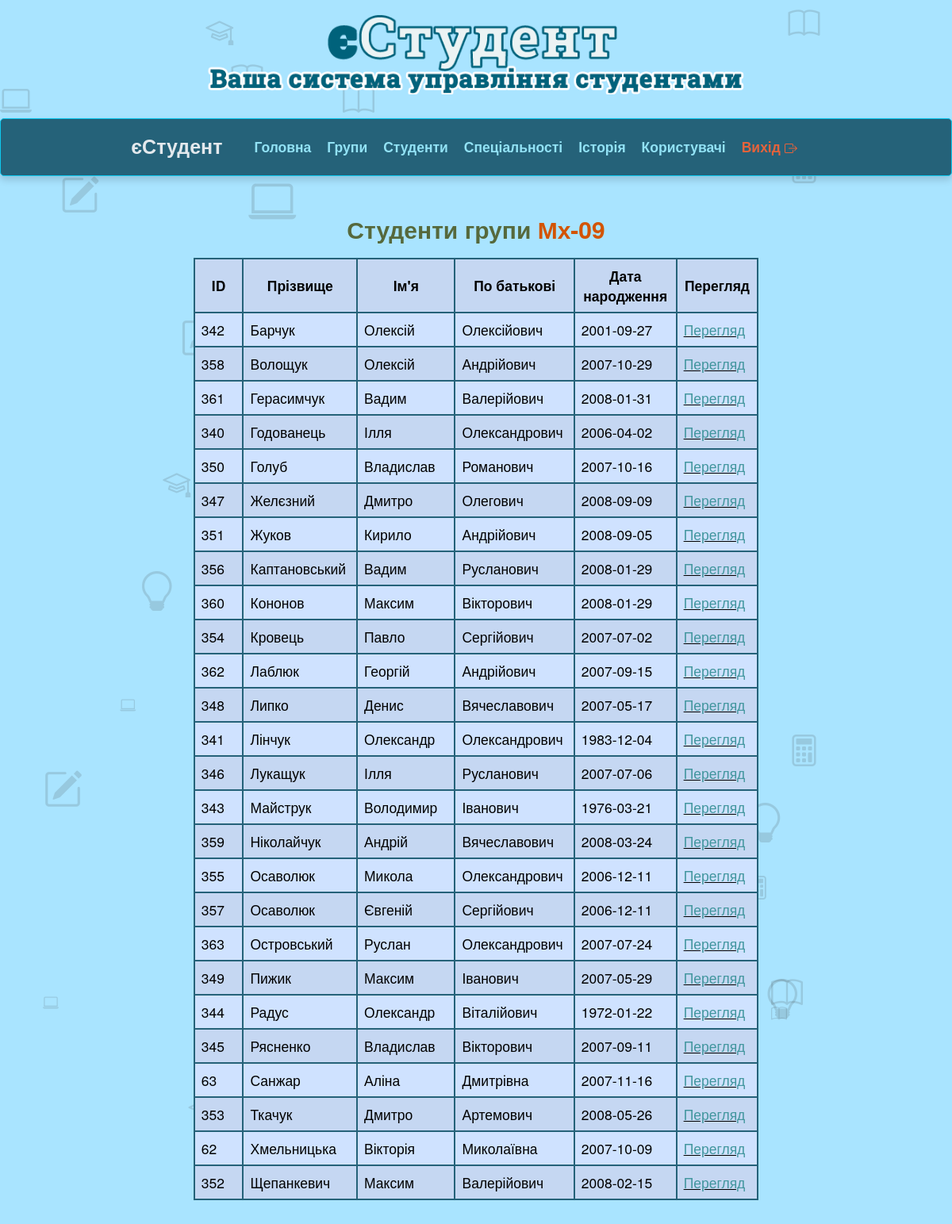
/admin/view_group.php?g_im=Мх-09 (signed in), run on the app's committed database.
### tables this page shows
CREATE TABLE `student` (
  `s_id` int(5) NOT NULL,
  `s_pr` varchar(30) NOT NULL,
  `s_im` varchar(20) NOT NULL,
  `s_bat` varchar(20) NOT NULL,
  `s_stat` varchar(7) NOT NULL,
  `s_galuz` varchar(50) NOT NULL,
  `s_spec` varchar(60) NOT NULL,
  `s_specz` varchar(90) NOT NULL,
  `s_group` varchar(8) NOT NULL,
  `s_form_navch` varchar(10) NOT NULL,
  `s_vip` varchar(4) NOT NULL DEFAULT 'Ні',
  `s_cours` int(1) NOT NULL,
  `s_contract` varchar(3) NOT NULL,
  `s_dnar` date NOT NULL,
  `s_vik` varchar(2) NOT NULL,
  `s_adresa` varchar(80) NOT NULL,
  `s_tels` varchar(16) NOT NULL,
  `s_telb` varchar(16) NOT NULL,
  `s_telm` varchar(16) NOT NULL,
  `s_osvita_type` varchar(40) NOT NULL,
  `s_rik_zaver` int(4) NOT NULL,
  `s_region_type` varchar(20) NOT NULL,
  `s_region` varchar(20) NOT NULL,
  `s_sirota` varchar(3) DEFAULT 'Ні',
  `s_peresel` varchar(3) DEFAULT 'Ні',
  `s_chernob` varchar(3) DEFAULT 'Ні',
  `s_inval` varchar(3) NOT NULL DEFAULT 'Ні',
  `s_malozab` varchar(3) NOT NULL DEFAULT 'Ні',
  `s_ato` varchar(3) NOT NULL DEFAULT 'Ні',
  `s_war_act` varchar(3) NOT NULL DEFAULT 'Ні',
  `s_ditzag` varchar(3) NOT NULL DEFAULT 'Ні',
  `s_rada` varchar(3) NOT NULL DEFAULT 'Ні',
  `s_shahter` varchar(3) NOT NULL DEFAULT 'Ні',
  `image` varchar(255) NOT NULL
);

### admin/view_group.php (the view, shortened to what this page needs)
<?php
$group = mysqli_real_escape_string($linc, $_GET['g_im']);
$sql = "SELECT * FROM student WHERE s_group='$group' GROUP BY s_id ORDER BY s_pr ASC";
$result = mysqli_query($linc, $sql);
?>
<!DOCTYPE html>
<html lang="en">
    <head>
         <link href="https://cdn.jsdelivr.net/npm/bootstrap@5.3.6/dist/css/bootstrap.min.css" rel="stylesheet">
        <link rel="stylesheet" href="../assets/css/bootstrap.css" rel="stylesheet">
		<link rel="stylesheet" href="../css/my_style.css" rel="stylesheet">
    </head>
    <body>
        <div id="body-bg">
            <div id="header">
                <div class="container">
                    <div class="row">
                        <div class="logo">
                            <a href="index.html" title="">
                              <img style="width: 100%;" src="../assets/img/logo.png" alt="Logo" />
                            </a>
                        </div>
                    </div>
                </div>
            </div>
            <?php include ("../include/adm_menu.php");?>
            <?php include ("../include/background_icon.php");?>
            <div class="container bottom-border">
                <div class="row padding-top-40">
                    <div class="col-md-12">
                        <h2 class="text-center" style="color:#56693c;">
                            <strong>Студенти групи <span style="color:#D35400;"><?php echo htmlspecialchars($group); ?></span></strong>
                        </h2>
                        <?php
                        if (mysqli_num_rows($result) > 0) {
                            echo '<div class="col-md-12" style="margin-top:10px;">';
                            echo '<table class="table table-primary rounded-1 table-striped d-flex table-responsive-md fs-3 fs-sm-1 justify-content-center">';
                            echo '
                                    <tr>
                                        <th class="col-md-1 text-center align-middle" style="white-space: nowrap;">ID</th>
                                        <th class="col-md-2 text-center align-middle">Прізвище</th>
                                        <th class="col-md-2 text-center align-middle">Ім\'я</th>
                                        <th class="col-md-2 text-center align-middle">По батькові</th>
                                        <th class="col-md-2 text-center align-middle">Дата народження</th>
										<th class="col-md-1 text-center align-middle">Перегляд</th>
                                    </tr>
								  ';
                            while ($row = mysqli_fetch_assoc($result)) {
                                echo '<tr>
                                        <td>' . htmlspecialchars($row['s_id']) . '</td>
                                        <td>' . htmlspecialchars($row['s_pr']) . '</td>
                                        <td>' . htmlspecialchars($row['s_im']) . '</td>
                                        <td>' . htmlspecialchars($row['s_bat']) . '</td>
                                        <td>' . htmlspecialchars($row['s_dnar']) . '</td>
										<td class="text-decoration-underline"> <a href="view_student.php?id_st=' . $row["s_id"] .  '">Перегляд</a> </td>
                                      </tr>';
                            }
                            echo '	</table></div>';
                        } else {
                            echo '<p class="text-center"><strong>Студентів у цій групі не знайдено.</strong></p>';
                        }
                        ?>
                    </div>
                </div>
            </div>
        </div>
    </body>
</html>

### css/my_style.css (style rules this page uses)
.container { max-width: 1080px; padding: 10px; width: 100%; }
body { background-color: #3ac1ff6f; }
.logo { margin-bottom: 20px; }
tr,td,th { border-width: 2px; border-color: #256279; align-items:center; justify-items: center; table-layout: auto; }

### include/background_icon.php (style rules this page uses)
body { overflow-x: hidden; position: relative; }

### data on the page
student: s_id "342", s_pr "Барчук", s_im "Олексій", s_bat "Олексійович", s_dnar "2001-09-27"
student: s_id "358", s_pr "Волощук", s_im "Олексій", s_bat "Андрійович", s_dnar "2007-10-29"
student: s_id "361", s_pr "Герасимчук", s_im "Вадим", s_bat "Валерійович", s_dnar "2008-01-31"
student: s_id "340", s_pr "Годованець", s_im "Ілля", s_bat "Олександрович", s_dnar "2006-04-02"
student: s_id "350", s_pr "Голуб", s_im "Владислав", s_bat "Романович", s_dnar "2007-10-16"
student: s_id "347", s_pr "Желєзний", s_im "Дмитро", s_bat "Олегович", s_dnar "2008-09-09"
student: s_id "351", s_pr "Жуков", s_im "Кирило", s_bat "Андрійович", s_dnar "2008-09-05"
student: s_id "356", s_pr "Каптановський", s_im "Вадим", s_bat "Русланович", s_dnar "2008-01-29"
student: s_id "360", s_pr "Кононов", s_im "Максим", s_bat "Вікторович", s_dnar "2008-01-29"
student: s_id "354", s_pr "Кровець", s_im "Павло", s_bat "Сергійович", s_dnar "2007-07-02"
student: s_id "362", s_pr "Лаблюк", s_im "Георгій", s_bat "Андрійович", s_dnar "2007-09-15"
student: s_id "348", s_pr "Липко", s_im "Денис", s_bat "Вячеславович", s_dnar "2007-05-17"
student: s_id "341", s_pr "Лінчук", s_im "Олександр", s_bat "Олександрович", s_dnar "1983-12-04"
student: s_id "346", s_pr "Лукащук", s_im "Ілля", s_bat "Русланович", s_dnar "2007-07-06"
student: s_id "343", s_pr "Майструк", s_im "Володимир", s_bat "Іванович", s_dnar "1976-03-21"
student: s_id "359", s_pr "Ніколайчук", s_im "Андрій", s_bat "Вячеславович", s_dnar "2008-03-24"
student: s_id "355", s_pr "Осаволюк", s_im "Микола", s_bat "Олександрович", s_dnar "2006-12-11"
student: s_id "357", s_pr "Осаволюк", s_im "Євгеній", s_bat "Сергійович", s_dnar "2006-12-11"
student: s_id "363", s_pr "Островський", s_im "Руслан", s_bat "Олександрович", s_dnar "2007-07-24"
student: s_id "349", s_pr "Пижик", s_im "Максим", s_bat "Іванович", s_dnar "2007-05-29"
student: s_id "344", s_pr "Радус", s_im "Олександр", s_bat "Віталійович", s_dnar "1972-01-22"
student: s_id "345", s_pr "Рясненко", s_im "Владислав", s_bat "Вікторович", s_dnar "2007-09-11"
student: s_id "63", s_pr "Санжар", s_im "Аліна", s_bat "Дмитрівна", s_dnar "2007-11-16"
student: s_id "353", s_pr "Ткачук", s_im "Дмитро", s_bat "Артемович", s_dnar "2008-05-26"
student: s_id "62", s_pr "Хмельницька", s_im "Вікторія", s_bat "Миколаївна", s_dnar "2007-10-09"
student: s_id "352", s_pr "Щепанкевич", s_im "Максим", s_bat "Валерійович", s_dnar "2008-02-15"

### other printed values
$group "Мх-09"
